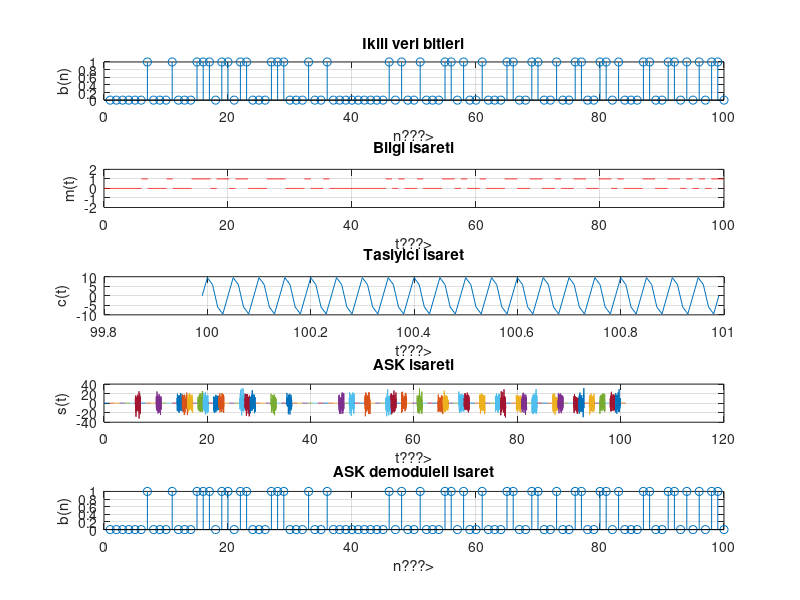

Reproduce this figure in MATLAB.
clc; clear all; close all; 
  %Tasiyici isaretin uretimi 
  Tb=1; t=0:Tb/100:1; 
  fc=20; 
  c=10*sin(2*pi*fc*t);%Tasiyici isaretinin uretimi
  N=100; %Bit Sayisi
  m=rand(1,N);
  t1=0; t2=Tb; 
  for i=1:N 
       t=[t1:.01:t2]; 
      if m(i)>0.5 
      m(i)=1; 
      m_s=ones(1,length(t)); 
      else m(i)=0; 
        m_s=zeros(1,length(t));
  end
      message(i,:)=m_s;
      
   %Tasiyici ve bilginin uretimi 
  ask_sig(i,:)=c.*m_s; 
  y=awgn(ask_sig(i,:),0,'measured');
  t1=t1+(Tb+.01); 
  t2=t2+(Tb+.01); 
  %Bilgi ve ASK isaretinin cizdirimi
 subplot(5,1,2);
 axis([0 N -2 2]);plot(t,message(i,:),'r'); 
 title('Bilgi isareti');xlabel('t???>');ylabel('m(t)');grid on; hold on 
 subplot(5,1,4);plot(t,y); 
 title('ASK isareti');xlabel('t???>');ylabel('s(t)');grid on; hold on     
  end
  hold off 
  %Tasiyici isaret ve ikili giris verisinin cizdirimi 
  subplot(5,1,3);plot(t,c); 
  title('Tasiyici isaret');xlabel('t???>');ylabel('c(t)');grid on 
  subplot(5,1,1);stem(m); 
  title('Ikili veri bitleri');xlabel('n???>');ylabel('b(n)');grid on
   % ASK Demodulasyonu 
   t1=0;t2=Tb 
   for i=1:N 
        t=[t1:Tb/100:t2];
   %Korelasyon 
   x=sum(c.*ask_sig(i,:)); 
  %Karar araci 
  if x>0 
       demod(i)=1; 
        else demod(i)=0; 
  end
   t1=t1+(Tb+.01); 
    t2=t2+(Tb+.01); 
   end
  %Demoduleli ikili veri bitlerinin cizdirimi 
subplot(5,1,5); stem(demod); 
  title('ASK demoduleli isaret'); xlabel('n???>');ylabel('b(n)');grid on
